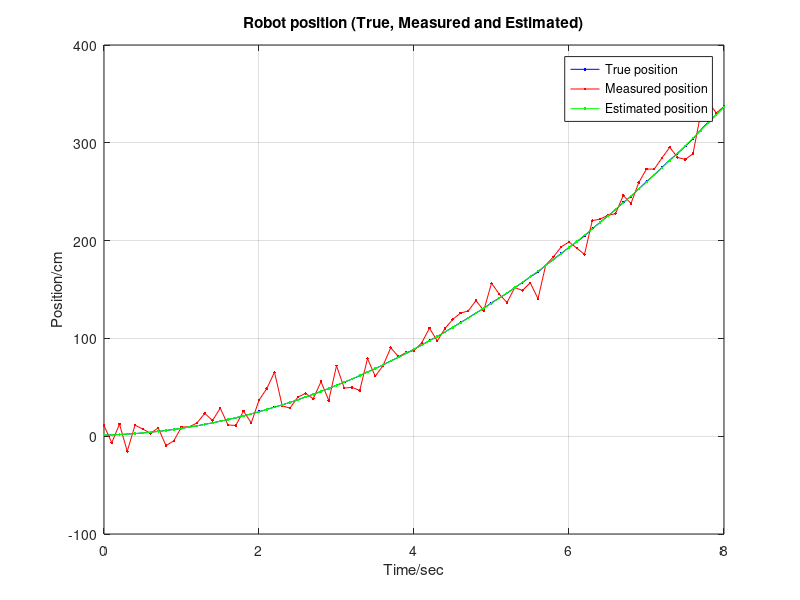
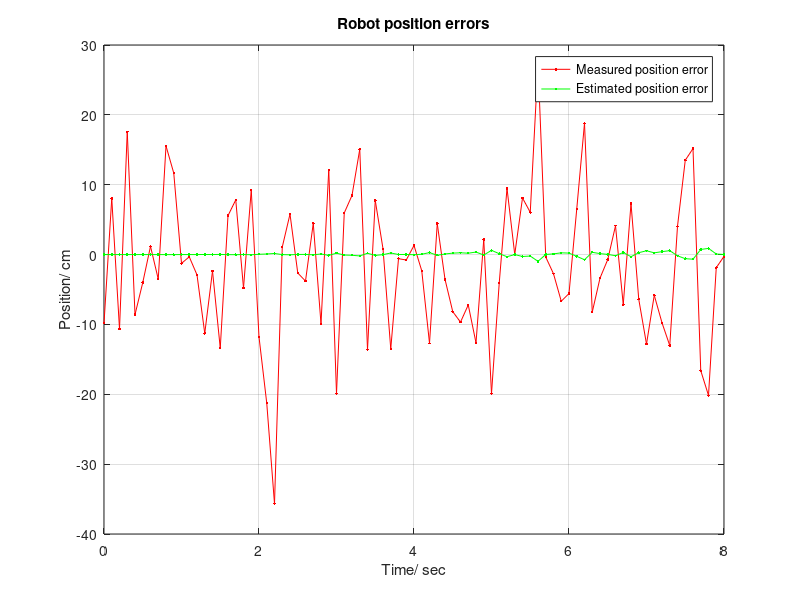
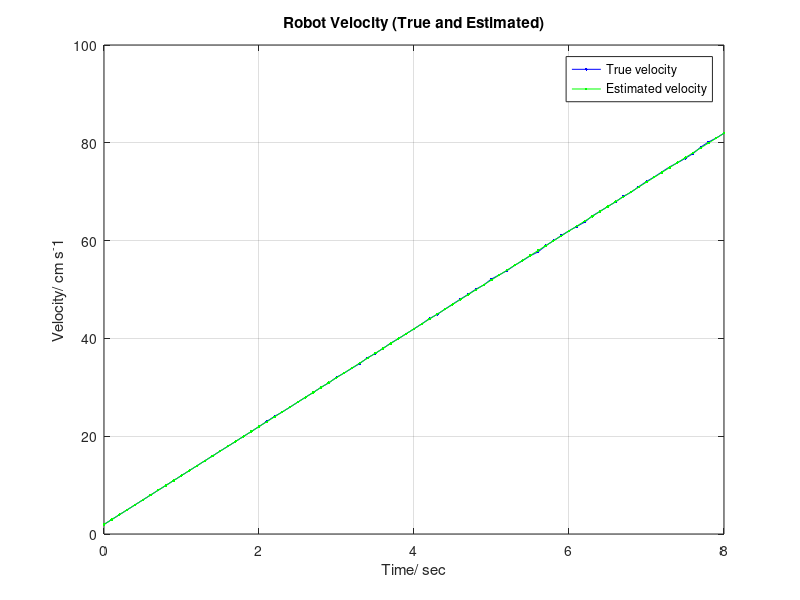
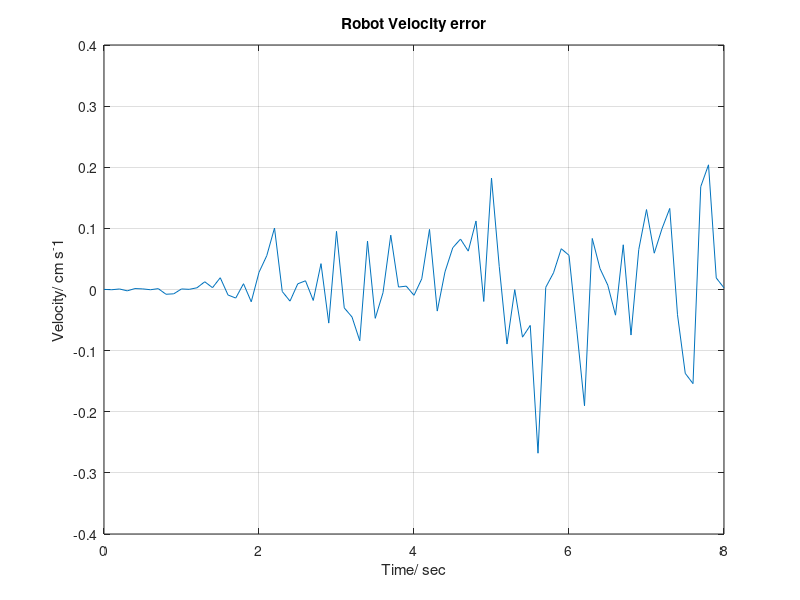

These charts were generated, in order, by the following MATLAB code:
clc;
clear all;

%Inputs
%dt - time step (secs)
%dur - duration (secs)
dt = 0.1;
dur = 8;
measnois = 10;      %Measurement noise in postion
accelnois = 1;      %Noise in acceleration

%Initial condition
u = 10; %(cm/s^2)

%System model
A = [1 dt; 0 1];        %Transition matrix
B = [dt^2/2; dt];       %Input matrix
C = [1 0];              %Outut matrix
x = [0; 0];             %Initial state
xhat = x + randn;       %Initial estimate

Q = accelnois^2*[dt^4/4 dt^3/2; dt^3/2 dt^2];   %Process noise cov mat
R = measnois^2;                                 %Measurement noise cov mat
P = Q;                                          %State cov matrix

%Matrices holding past data
pos = [];       %True position
poshat = [];    %Estimated position
posmeas = [];   %Measured position
vel = [];       %Actual velocity
velhat = [];    %Estimated velocity
% kmat = [];

%Kalman loop
for t = 0: dt : dur
    %Process model with noise
    processnois = accelnois * [(dt^2/2)*randn; dt*randn];
    x = A*x + B*u + processnois;

    %Measurement model with noise
    measnoise = measnois * randn;
    y = C*x + measnoise;
    
    %%% Kalman Filter equations %%%%
    
    %Predict step
    xhat = A*xhat + B*u;
    P = A*P*A' + Q; 
    
    %Update step
    invmat = C*P*C' + R;
    K = P*C'*inv(invmat);
    x = xhat + K*(y - C*xhat);
    n = length(K*C);
    P = (eye(n)-K*C)*P;
    
    %Plotting parameters
    pos = [pos x(1)];
    posmeas = [posmeas y];
    poshat = [poshat xhat(1)];
    vel = [vel x(2)];
    velhat = [velhat xhat(2)];
%     kmat = [kmat K];
end
    
t = 0: dt : dur;
figure();
plot(t,pos,'b.-', t,posmeas,'r.-', t,poshat,'g.-');
legend('True position', 'Measured position', 'Estimated position');
grid;
xlabel('Time/sec');
ylabel('Position/cm');
title('Robot position (True, Measured and Estimated)');

figure();
plot(t, pos-posmeas,'r.-', t, pos-poshat,'g.-');
legend('Measured position error', 'Estimated position error');
grid;
xlabel('Time/ sec');
ylabel('Position/ cm');
title('Robot position errors');

figure();
plot(t,vel,'b.-', t,velhat,'g.-');
legend('True velocity', 'Estimated velocity');
grid;
xlabel('Time/ sec');
ylabel('Velocity/ cm s^-1');
title('Robot Velocity (True and Estimated)');

figure();
plot(t, vel-velhat);
grid;
xlabel('Time/ sec');
ylabel('Velocity/ cm s^-1');
title('Robot Velocity error');


